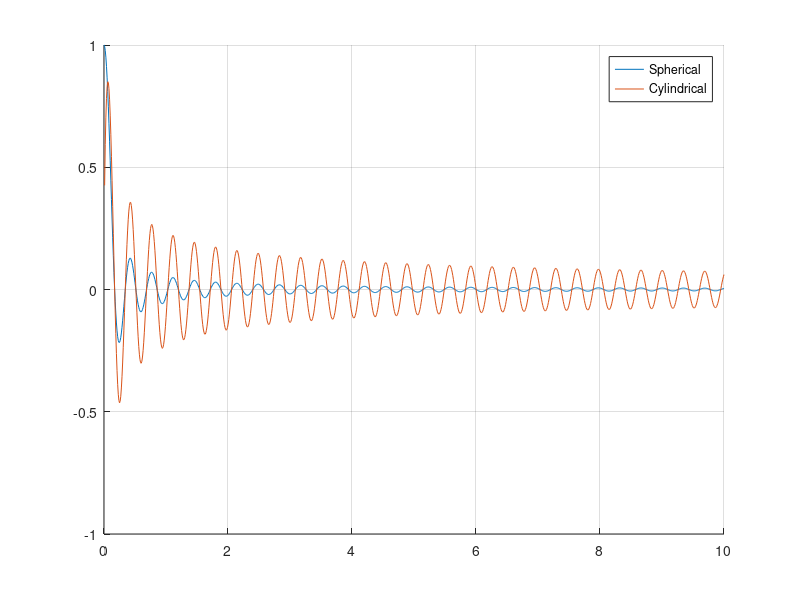

Write MATLAB code to recreate this figure.
%% KERNEL FUNCTIONS
clear, clc, close all

%% Initial parameters
c = 343;
f = 1e3;
k = 2*pi*f/c;
Delta_r = linspace(0,10,1000);

%% Kernel
K_Sph = sinc(k*Delta_r/pi);
K_Cyl = sin(k*Delta_r)./sqrt(k*Delta_r);

%% Plot
figure, hold on
plot(Delta_r,K_Sph), grid on
plot(Delta_r,K_Cyl)

legend('Spherical','Cylindrical')